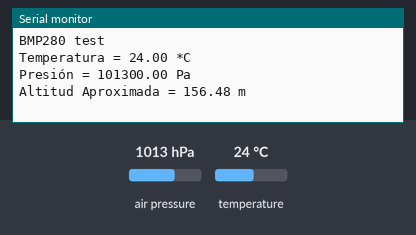
Bench run of a sketch on a simulated Arduino Uno, built with avr-gcc and run on an emulated ATmega328P. Parts: the last lines printed to the serial monitor. Inputs (shaded band) come from the test bench; at power-on: air pressure 1013 hPa, temperature 24 °C.

Above: at 1.2 s.
1.3 s: air pressure set to 952 hPa
At 3.2 s:
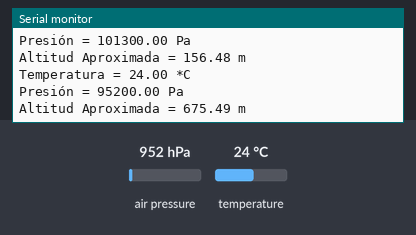
3.6 s: temperature set to 12 °C
At 5.4 s:
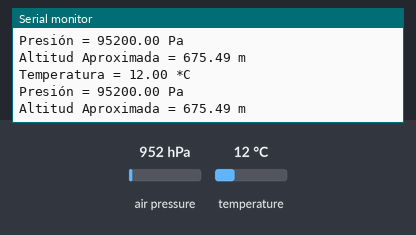
5.9 s: air pressure set to 975 hPa
At 7.5 s:
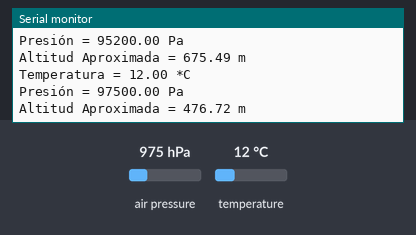
Timing chart, 0 to 9.0 s (numbered marks = the images above; inputs shaded):
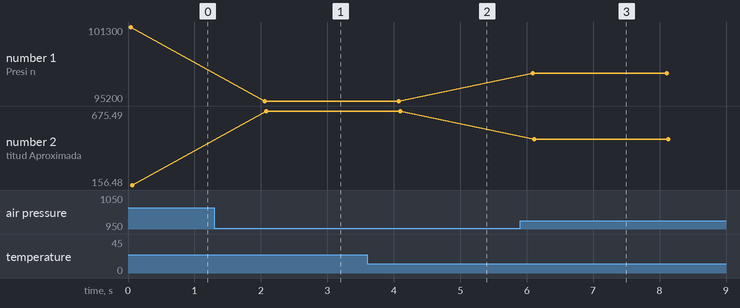

The sketch:

Medidor_de_presi_n__bmp280_.ino
```cpp
#include <Wire.h>
#include <SPI.h> //Incluimos librerias
#include <Adafruit_Sensor.h> //Incluimos librerias BMP280
#include <Adafruit_BMP280.h> //Incluimos librerias BMP280

#define BMP_SCK 13
#define BMP_MISO 12
#define BMP_MOSI 11
#define BMP_CS 10

// VCC= 5v
// GND= GND
// SCL= 21(SCL)
// SDA= 20(SDA)

Adafruit_BMP280 bmp; // I2C
//Adafruit_BMP280 bmp(BMP_CS); // hardware SPI
//Adafruit_BMP280 bmp(BMP_CS, BMP_MOSI, BMP_MISO,  BMP_SCK);

void setup() {
  Serial.begin(9600);
  Serial.println(F("BMP280 test"));

  if (!bmp.begin(0x76)) {
    Serial.println(F("Could not find a valid BMP280 sensor, check wiring!"));
    while (1);
  }
}

void loop() {
  Serial.print(F("Temperatura = "));
  Serial.print(bmp.readTemperature());
  Serial.println(" *C");

  Serial.print(F("Presión = "));
  Serial.print(bmp.readPressure());
  Serial.println(" Pa");

  Serial.print(F("Altitud Aproximada = "));
  Serial.print(bmp.readAltitude(1032)); // Aquí colocar la presión en hPa del lugar donde vives.
  Serial.println(" m");

  Serial.println();
  delay(2000);
}
```

Measured:
- after the input at 1.3 s, the serial monitor: prints a new line after 0.76 s (image 1)
- after the input at 3.6 s, the serial monitor: prints a new line after 0.45 s (image 2)
- after the input at 5.9 s, the serial monitor: prints a new line after 0.19 s (image 3)
- plotted number 1: 101300 → 95200 after the input at 1.3 s, 95200 → 97500 after the input at 5.9 s
- plotted number 2: 156.48 → 675.49 after the input at 1.3 s, 675.49 → 476.72 after the input at 5.9 s
